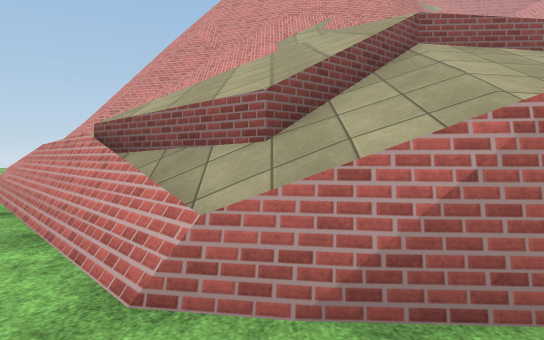
[1] (above)

12 first-person views from a walk through a scene from a Unity 3-D project. The camera is 1.3 m above the floor, tilts 2° down and sees 70° across. The floor is counted in squares, 2 m on a side. Each view is taken from the middle of a square. On the plan, view 1 faces up. The plan holds only what a view shows up to about 11 squares ahead; the rest is blank. The place goes on beyond the plan. Some animated figures are not drawn. Some surface patterns are stand-ins.

[2]
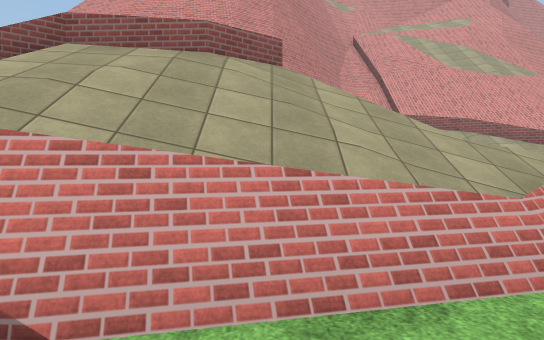

[3]
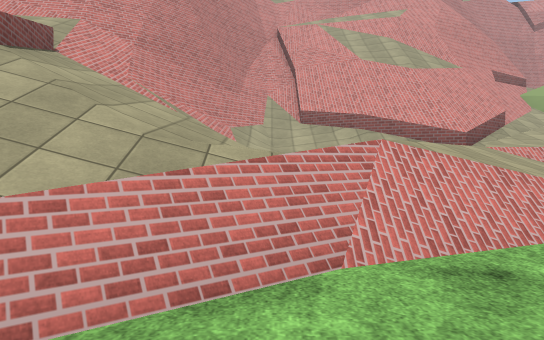

[4]
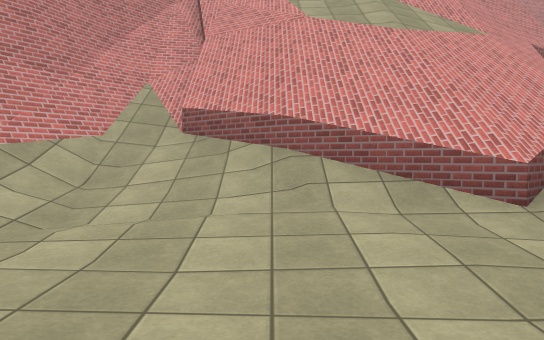

[5]
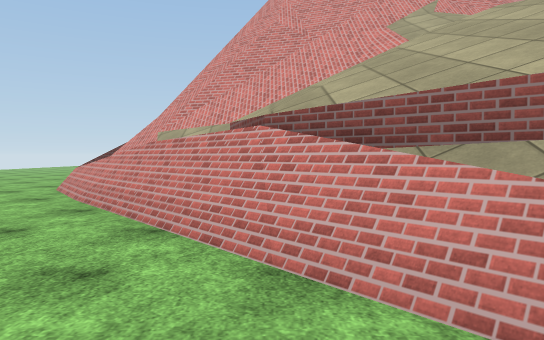

[6]
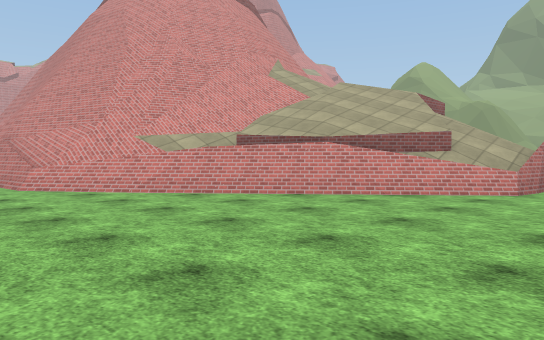

[7]
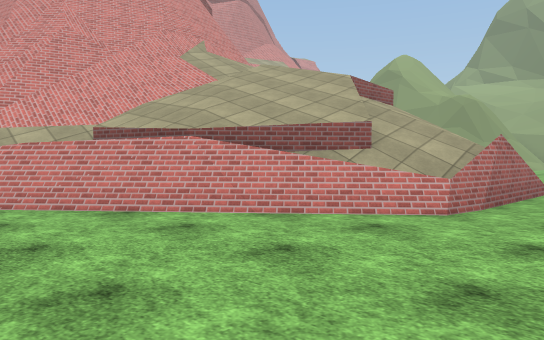

[8]
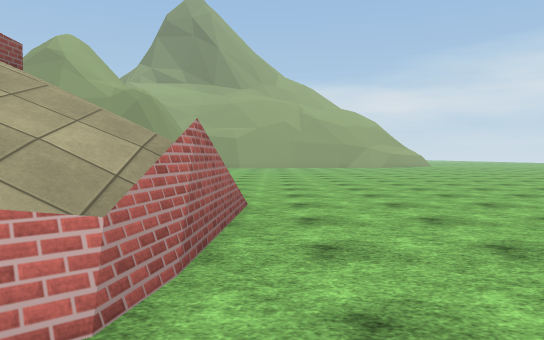

[9]
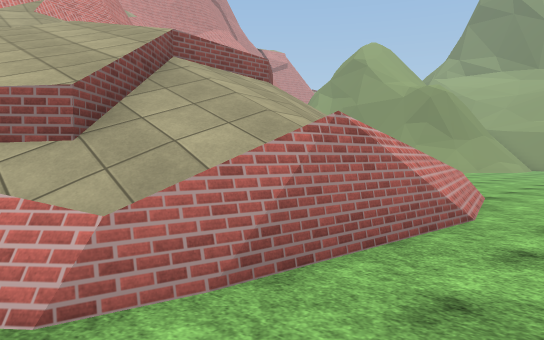

[10]
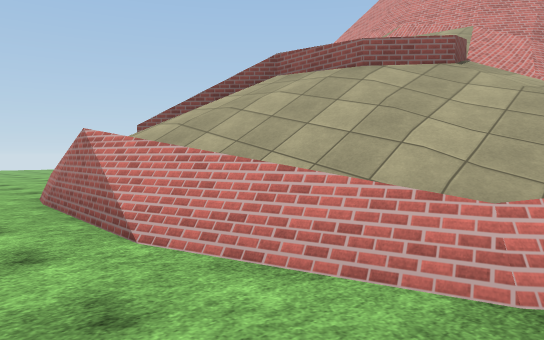

[11]
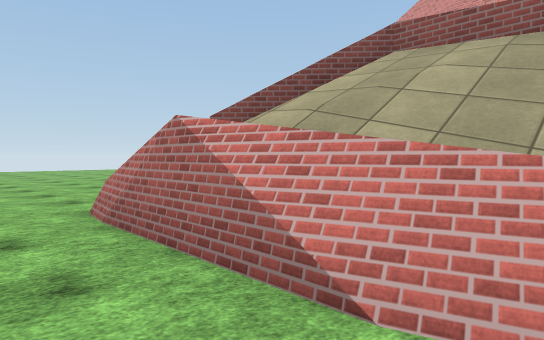

[12]
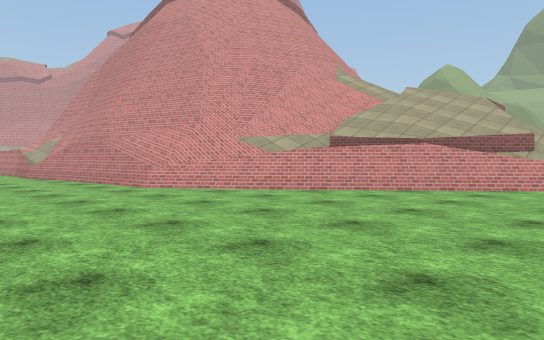

### Floor plan
Key: @ floor where view 1 was taken; # wall or solid block; . main floor; : floor 1.25 m higher than the main floor; / step, stairs or slope; = window, fence, low wall or low ledge; ^ raised ledge.
Columns run from 10 left of view 1 to 10 right of it. Each row starts with its distance up from view 1.
 14                 ^##
 13   ..##          ^=^
 12  ...#^ ^        ^/^
 11  ...==^##^^   ^ ^/^##
 10   ..=/^^=^#=^^^^#///#
  9  ...=//===///=/=/////
  8  ...//////////////://
  7  ....==///// ^/   ::/
  6  .....==^^^^  ^//  //
  5  ......=^^^^^^^//////
  4 ........#=^^////////
  3 .........=^//////=...
  2 .........=///#==/....
  1 ....................
  0   ........@.........

Where each view was taken, in squares from view 1:
view 1: 0 up, 0 right, facing up
view 2: 0 up, 4 right, facing up
view 3: 1 up, 7 right, facing up
view 4: 6 up, 9 right, facing up
view 5: 1 up, 2 left, facing up
view 6: 0 up, 8 left, facing up-right
view 7: 0 up, 5 left, facing up-right
view 8: 1 up, 2 left, facing right
view 9: 0 up, 1 left, facing up-right
view 10: 0 up, 6 right, facing up-left
view 11: 0 up, 4 right, facing up-left
view 12: 1 up, 10 left, facing up-right
